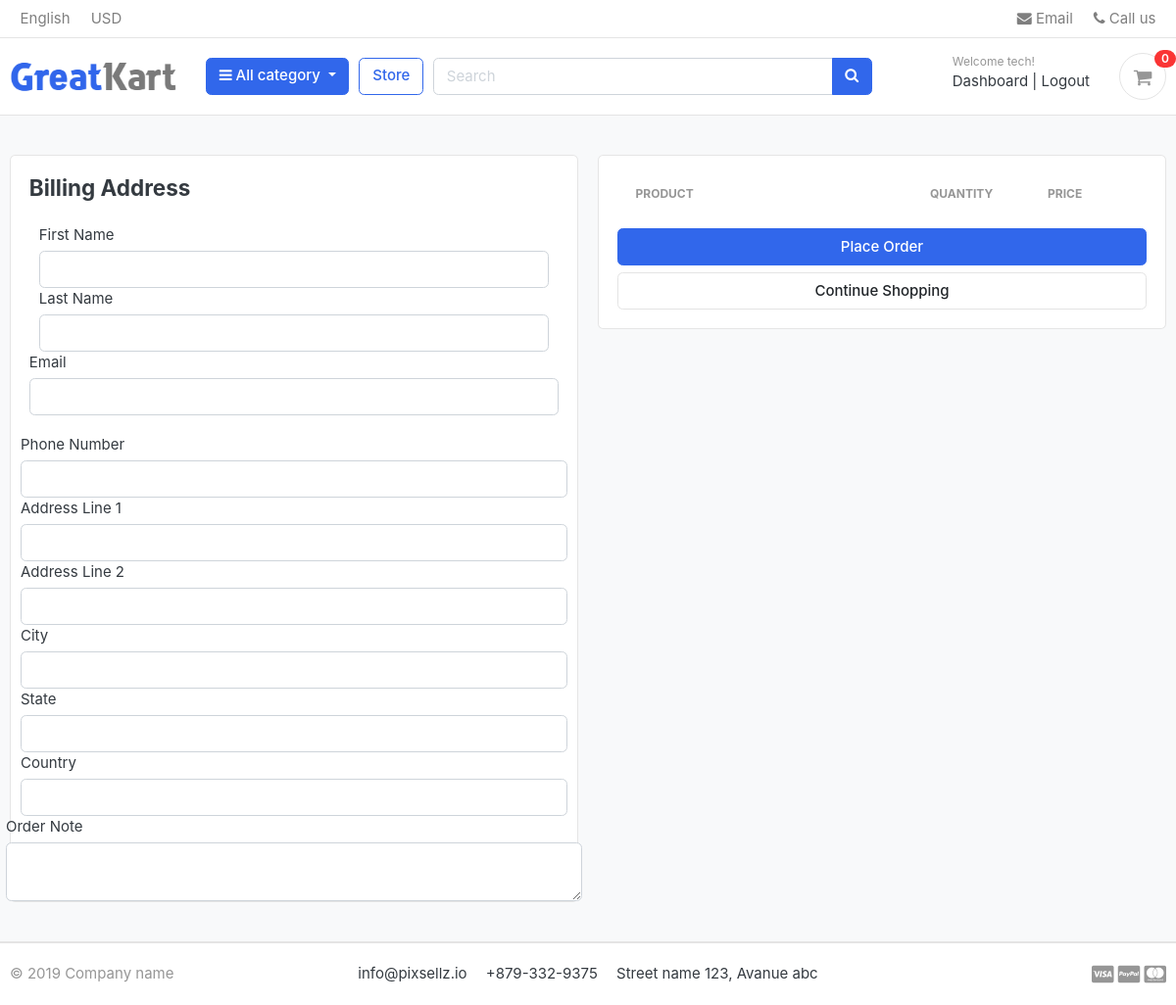
/cart/checkout/ (signed in), run on an earlier commit of the app's database.
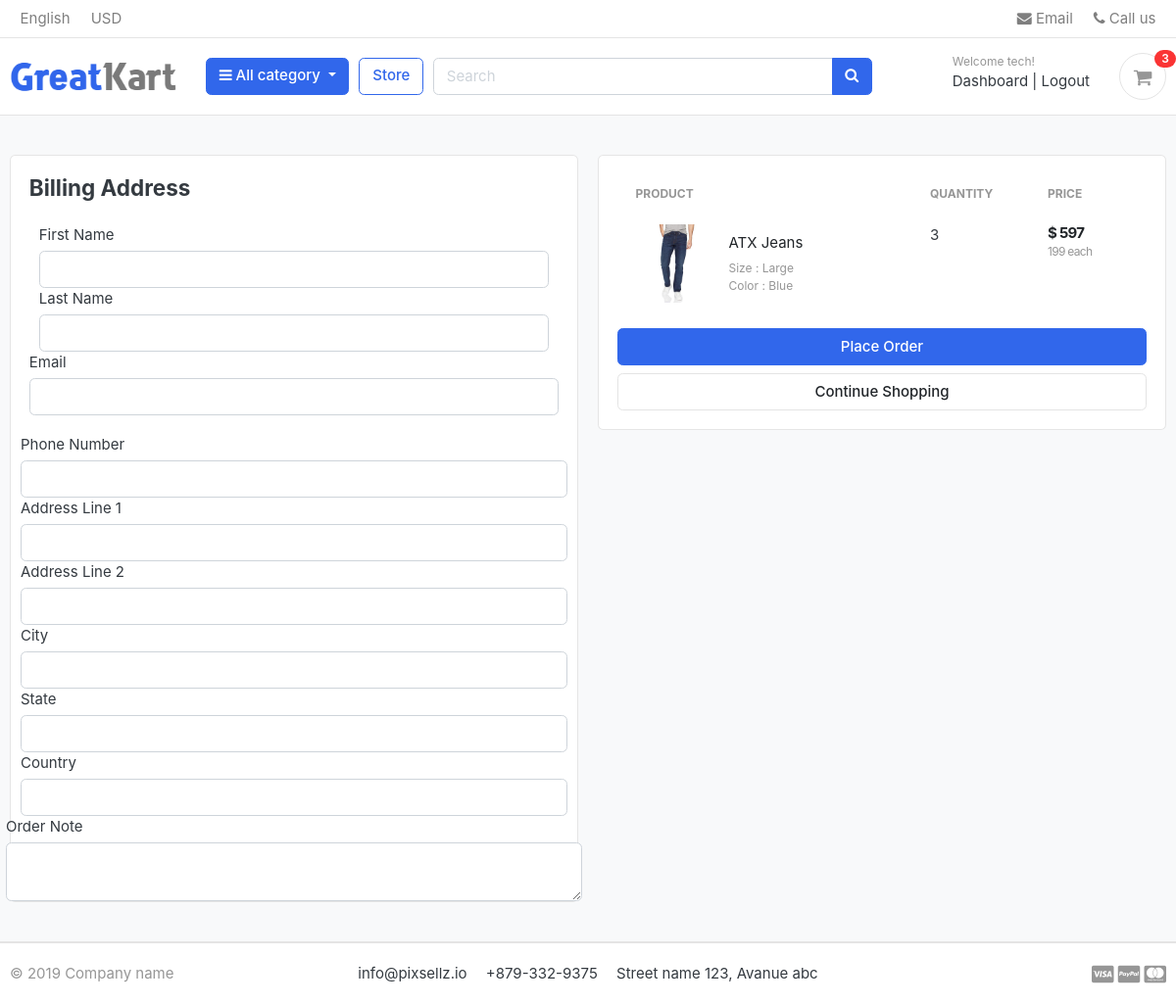
And on a later commit of the database.
### carts/models.py (models this page shows, shortened)
class CartItem(models.Model):
    user = models.ForeignKey(Account,on_delete=models.CASCADE,null= True,blank=True)
    product = models.ForeignKey(Product, on_delete=models.CASCADE)
    variations = models.ManyToManyField(Variation, blank = True)
    cart    =models.ForeignKey(Cart, on_delete=models.CASCADE,null=True)
    quantity= models.IntegerField()
    is_active = models.BooleanField(default=True)
    def sub_total(self):
        return self.product.price * self.quantity

### store/models.py (models this page shows, shortened)
class Product(models.Model):
    product_name    = models.CharField(max_length= 200, unique= True)
    slug            = models.SlugField(max_length= 200, unique = True)
    description     = models.TextField(max_length= 500, blank= True)
    price           = models.IntegerField()
    images          = models.ImageField(upload_to= 'photos/products')
    stock           = models.IntegerField()
    is_available    = models.BooleanField(default= True)
    category        = models.ForeignKey(Category, on_delete=models.CASCADE)
    created_date    = models.DateTimeField(auto_now_add=True)
    modified_date   = models.DateTimeField(auto_now= True)
    def get_url(self):
        return reverse('product_detail', args=[self.category.slug,self.slug])

class Variation(models.Model):
    product = models.ForeignKey(Product,on_delete=models.CASCADE)
    variation_category = models.CharField(max_length=100, choices = variation_category_choice)
    variation_value = models.CharField(max_length=100)
    is_active = models.BooleanField(default=True)
    created_date = models.DateTimeField(auto_now=True)
    objects = VariationManager()

### carts/views.py (the view)
# urls.py: path('checkout/',views.checkout,name='checkout'),
@login_required(login_url='login')
def checkout(request,total = 0, quantity= 0, cart_items = None):
    try:
        tax = 0
        grand_total = 0
        if request.user.is_authenticated:
            cart_items = CartItem.objects.filter(user = request.user, is_active = True)
        else:
            cart = Cart.objects.get(cart_id = _cart_id(request))
            cart_items = CartItem.objects.filter(cart = cart, is_active = True)
        for cart_item in cart_items:
            total += (cart_item.product.price * cart_item.quantity)
            quantity += cart_item.quantity
        tax = (2 * total)/100
        grand_total = tax + total
    except ObjectDoesNotExist:
        pass
    context = {
        'total': total,
        'quantity': quantity,
        'cart_items': cart_items,
        'tax':tax,
        'grand_total':grand_total
    }
    return render(request,'store/checkout.html',context)

### carts/context_processors.py (called while the page is built)
def counters(request):
    cart_count = 0
    if 'admin' in request.path:
        return {}
    else:
        try:
            cart = Cart.objects.filter(cart_id =_cart_id(request))
            if request.user.is_authenticated:
                cart_items = CartItem.objects.all().filter(user= request.user)
            else:
                cart_items = CartItem.objects.all().filter(cart = cart[:1])
            for cart_item in cart_items:
                cart_count += cart_item.quantity
        except Cart.DoesNotExist:
            cart_count = 0
    return dict( cart_count = cart_count )

### carts/views.py (called while the page is built)
def _cart_id(request):
    cart = request.session.session_key
    if not cart:
        cart = request.session.create()
    return cart

### category/context_processors.py (called while the page is built)
def menu_links(request):
    links=Category.objects.all()
    return dict(links =links)

### category/models.py (called while the page is built)
    def get_url(self):
        return reverse('products_by_category', args = [self.slug])

### templates/store/checkout.html (shortened to what this page needs)
{% extends "base.html" %}
{% load static %}
{% block content%}
<section class="section-content padding-y bg">
<div class="container">
<div class="row">
	<aside class="col-lg-6">
<div class="card">
    <div class = "card-body">
        <h4 class="card-title mb-4"> Billing Address </h4>
        <form action="{% url 'place_order'%}" method = "POST">
            <div class="col from-group">
                <label for="">First Name</label>
                <input type="text" name="first_name" class="form-control" required>
            </div>
             <div class="col from-group">
                <label for="">Last Name</label>
                <input type="text" name="last_name" class="form-control" required>
            </div>
            <label for="">Email</label>
                <input type="email" name="email" class="form-control" required>
            </div>
             <div class="col from-group">
                <label for="">Phone Number</label>
                <input type="text" name="phone" class="form-control" required>
            </div>
            <div class="col from-group">
                <label for="">Address Line 1</label>
                <input type="text" name="address_line_1" class="form-control" required>
            </div>
            <div class="col from-group">
                <label for="">Address Line 2</label>
                <input type="text" name="address_line_2" class="form-control" >
            </div>
              <div class="col from-group">
                <label for="">City</label>
                <input type="text" name="city" class="form-control" required>
            </div>
            <div class="col from-group">
                <label for="">State</label>
                <input type="text" name="state" class="form-control" required>
            </div>
            <div class="col from-group">
                <label for="">Country</label>
                <input type="text" name="country" class="form-control" required>
            </div>
            <div class = "form-row">
            <label for= "">Order Note</label>
            <textarea name="order_note" rows="2" class="form-control"></textarea>
            </div>
</div>
	</aside>
	<aside class="col-lg-6">
		<div class="card">
		<div class="card-body">
<table class="table table-borderless table-shopping-cart">
<thead class="text-muted">
<tr class="small text-uppercase">
  <th scope="col">Product</th>
  <th scope="col" width="120">Quantity</th>
  <th scope="col" width="120">Price</th>
</tr>
</thead>
<tbody>
{% for cart_item in cart_items %}
<tr>
	<td>
		<figure class="itemside align-items-center">
			<div class="aside"><img src="{{cart_item.product.images.url}}" class="img-sm"></div>
			<figcaption class="info">
				<a href="{{ cart_item.product.get_url }}" class="title text-dark">{{ cart_item.product.product_name}}</a>
				<p class="text-muted small">
					{% if cart_item.variations.all %}
						{% for item in cart_item.variations.all %}
							{{ item.variation_category | capfirst }} : {{ item.variation_value | capfirst }} <br>
						{% endfor %}
					{% endif %}
				</p>
			</figcaption>
		</figure>
	</td>
	<td>
		<labelfor="">{{cart_item.quantity}}</label>
	</td>
	<td>
		<div class="price-wrap">
			<var class="price">$ {{cart_item.sub_total}}</var>
			<small class="text-muted"> {{ cart_item.product.price }} each </small>
		</div>
	</td>
</tr>
{% endfor %}
</tbody>
</table>
            <button type="submit" name="submit" class="btn btn-primary btn-block">Place Order</button>
			<a href="{% url 'store' %}" class="btn btn-light btn-block">Continue Shopping</a>
		</div>
		</div>
</aside>
</div>
</div>
</section>
{% endblock %}

### templates/includes/navbar.html (shortened to what this page needs)
{%load static %}
<header class="section-header">
<nav class="navbar p-md-0 navbar-expand-sm navbar-light border-bottom">
<div class="container">
  <div class="collapse navbar-collapse" id="navbarTop4">
    <ul class="navbar-nav mr-auto">
    	<li class="nav-item dropdown">
		 	<a href="#" class="nav-link">   English </a>
		</li>
		<li class="nav-item dropdown">
			<a href="#" class="nav-link"> USD </a>
		</li>
    </ul>
    <ul class="navbar-nav">
		<li><a href="#" class="nav-link"> <i class="fa fa-envelope"></i> Email </a></li>
		<li><a href="#" class="nav-link"> <i class="fa fa-phone"></i> Call us </a></li>
	</ul>
  </div>
</div>
</nav>
<section class="header-main border-bottom">
	<div class="container">
<div class="row align-items-center">
	<div class="col-lg-2 col-md-3 col-6">
		<a href="{% url 'home' %}" class="brand-wrap">
			<img class="logo" src="{% static 'images/logo.png' %}">
		</a>
	</div>
	<div class="col-lg col-sm col-md col-6 flex-grow-0">
		<div class="category-wrap dropdown d-inline-block float-right">
			<button type="button" class="btn btn-primary dropdown-toggle" data-toggle="dropdown">
				<i class="fa fa-bars"></i> All category
			</button>
		</div>
	</div>
	<a href="{% url 'store' %}" class="btn btn-outline-primary">Store</a>
	<div class="col-lg  col-md-6 col-sm-12 col">
		<form action="{% url 'search' %}" class="search" method= 'GET'>
			<div class="input-group w-100">
			    <input type="text" class="form-control" style="width:60%;" placeholder="Search"  name='keyword'>
			    <div class="input-group-append">
			      <button class="btn btn-primary" type="submit">
			        <i class="fa fa-search"></i>
			      </button>
			    </div>
		    </div>
		</form>
	</div>
	<div class="col-lg-3 col-sm-6 col-8 order-2 order-lg-3">
				<div class="d-flex justify-content-end mb-3 mb-lg-0">
					{% if user.id is None %}
					<div class="widget-header">
						<small class="title text-muted">Welcome guest!</small>
						<div>
							<a href="{% url 'login' %}">Sign in</a> <span class="dark-transp"> | </span>
							<a href="{% url 'register' %}"> Register</a>
						</div>
					</div>
					{% else %}
					<div class="widget-header">
						<small class="title text-muted">Welcome {{user.first_name}}!</small>
						<div>
							<a href="{% url 'dashboard' %}">Dashboard</a> <span class="dark-transp"> | </span>
							<a href="{% url 'logout' %}"> Logout</a>
						</div>
					</div>
					{% endif %}
					<a href="{% url 'cart' %}" class="widget-header pl-3 ml-3">
						<div class="icon icon-sm rounded-circle border"><i class="fa fa-shopping-cart"></i></div>
						<span class="badge badge-pill badge-danger notify">{{cart_count}}</span>
					</a>
				</div>
			</div>
</div>
	</div>
</section>

What changed in the data, as far as the page shows it:
added CartItem: product.images (picture), product.product_name "ATX Jeans", quantity "3", sub_total "597", product.price "199"
now on this page (row unchanged): Variation: variation_category "Size", variation_value "Large"
now on this page (row unchanged): Variation: variation_category "Color", variation_value "Blue"
Also different on the page:
{{ cart_count }}: "0" → "3"
